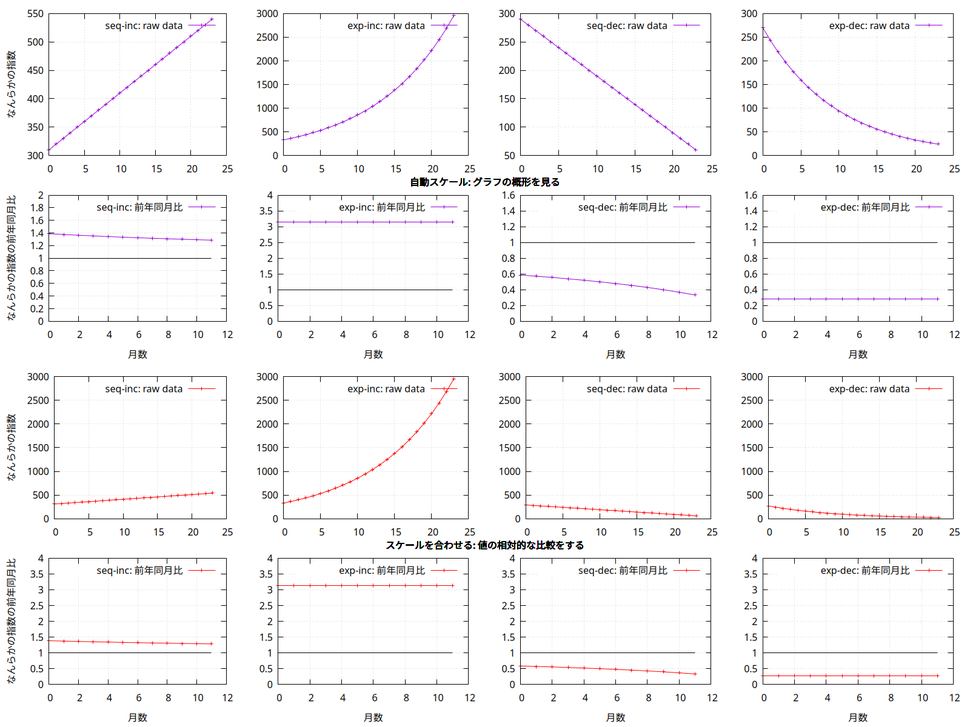
//> input picture zennendougetsu/zennendougetsu.png, 970 x 727 px, shrunk from 1600 x 1200 before the run
$ ./mat ../zennendougetsu/zennendougetsu.png   (built with g++ and OpenCV 4)
//> lines starting //> are read from the running program, lines starting //| are printed output that depends on the picture
// https://docs.opencv.org/4.x/d6/d6d/tutorial_mat_the_basic_image_container.html

#include <vector>
#include <iostream>
#include <print>
#include <cassert>

#include <opencv2/core.hpp>
#include <opencv2/imgcodecs.hpp>
#include <opencv2/highgui.hpp>

int main(int argc, char** argv) {
    if (argc != 2) {
        std::println(stderr, "Usage: {} FILE", argv[0]);
        return 1;
    }

    const cv::Mat A = cv::imread(argv[1], cv::IMREAD_COLOR);
//> A is the input picture: 727 rows x 970 cols, CV_8UC3; mean B, G, R 246.6, 246.1, 247

    {
        // Image data is shared between these matrices
        const cv::Mat B(A);   // image data is not allocated
        const cv::Mat C = A;  // image data is not allocated
        assert(A.data == B.data);
        assert(A.data == C.data);

        // Also be shared
        const cv::Mat D(A, cv::Rect(10, 10, 100, 100));
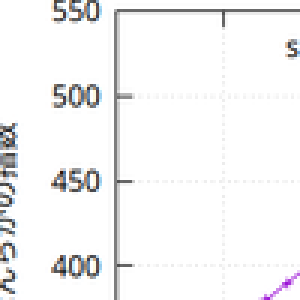
//> D: 100 rows x 100 cols, CV_8UC3 (shown 3 times larger); mean B, G, R 244.7, 244.3, 244.4
        assert(D.data != A.data);
        const cv::Mat E1 = A(/* row */ cv::Range::all(), /* col */ cv::Range(1, 100));
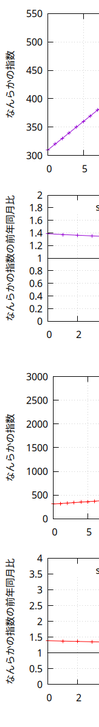
//> E1: 727 rows x 99 cols, CV_8UC3; mean B, G, R 244, 243.7, 244.3
        assert(E1.data != A.data);
        const cv::Mat E2 = A(/* row */ cv::Range::all(), /* col */ cv::Range(0, 100));
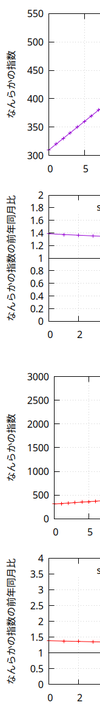
//> E2: 727 rows x 100 cols, CV_8UC3; mean B, G, R 244.1, 243.8, 244.4
        assert(E2.data == A.data);

        // Image data is newly allocated
        const cv::Mat F = A.clone();
        assert(F.data != A.data);
        cv::Mat G;
        A.copyTo(G);
        assert(G.data != A.data);
    }

    {
        cv::Mat M(4, 4, CV_8UC3, cv::Scalar(0, 127, 255));
        cv::print(M);
        std::println("");
//> (this line was passed over: println is not available in this run)

        // 2x2x2
        const int dims = 3;
        const int sz[dims] = {2, 2, 2};
        const cv::Mat L(dims, sz, CV_8UC(1), cv::Scalar::all(0));
        assert(L.dims == dims);

        // uninitialized
        M.create(4, 4, CV_8UC(2));
        cv::print(M);
        std::println("");
//> (this line was passed over: println is not available in this run)

        // identity matrix
        const cv::Mat E = cv::Mat::eye(4, 4, CV_64F);
        cv::print(E);
        std::println("");
//> (this line was passed over: println is not available in this run)
        // one matrix
        const cv::Mat O = cv::Mat::ones(4, 4, CV_64F);
        cv::print(O);
        std::println("");
//> (this line was passed over: println is not available in this run)
        // zero matrix
        const cv::Mat Z = cv::Mat::zeros(4, 4, CV_32F);
        cv::print(Z);
        std::println("");
//> (this line was passed over: println is not available in this run)

        // initialize
        const cv::Mat C = (cv::Mat_<double>(3, 3) << 0, -1, 2, -3, 4, -5, 6, -7, 8);
        cv::print(C);
        std::println("");
//> (this line was passed over: println is not available in this run)

        // extrat row 1
        const cv::Mat R = C.row(1).clone();
        cv::print(R);
        std::println("");
//> (this line was passed over: println is not available in this run)
    }

    {
        const cv::Point2f P2(5, 1);
        std::cout << P2 << std::endl;
        const cv::Point3d P3(3, 1, 4);
        std::cout << P3 << std::endl;
        std::vector<double> v{3, 1, 4, 1, 5, 9, 2, 6, 5};
        const cv::Mat M(v);
        cv::print(M.reshape(3));
        std::println("");
//> (this line was passed over: println is not available in this run)
    }

    return 0;
}
